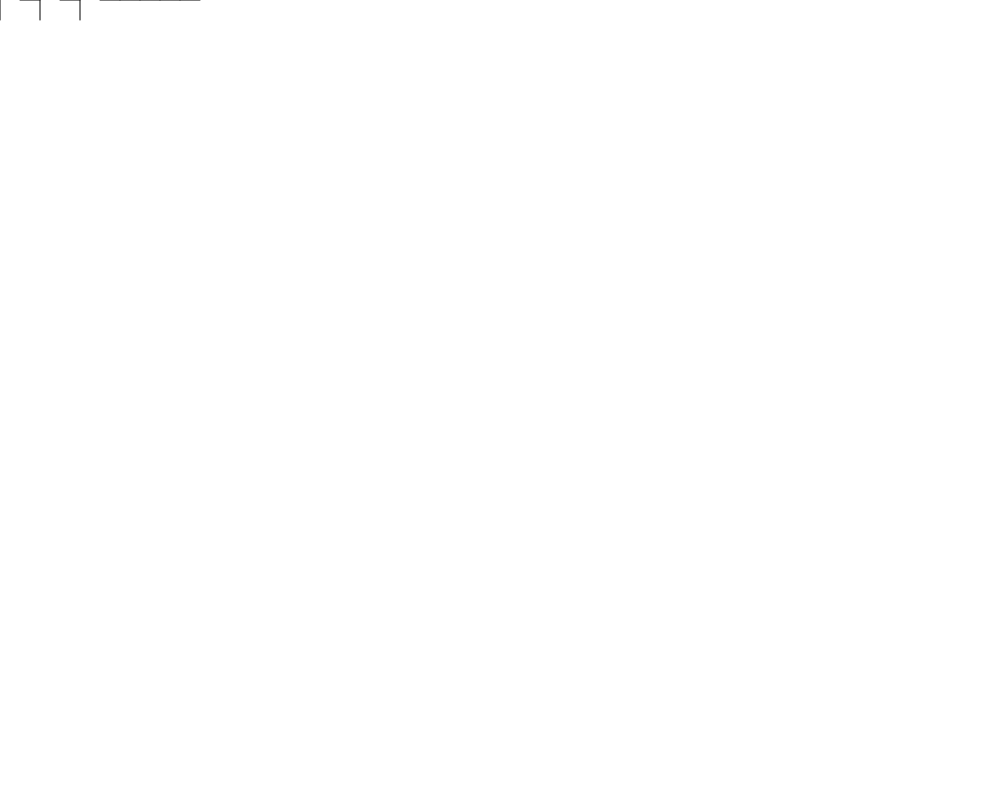
Frame 1 (no input)
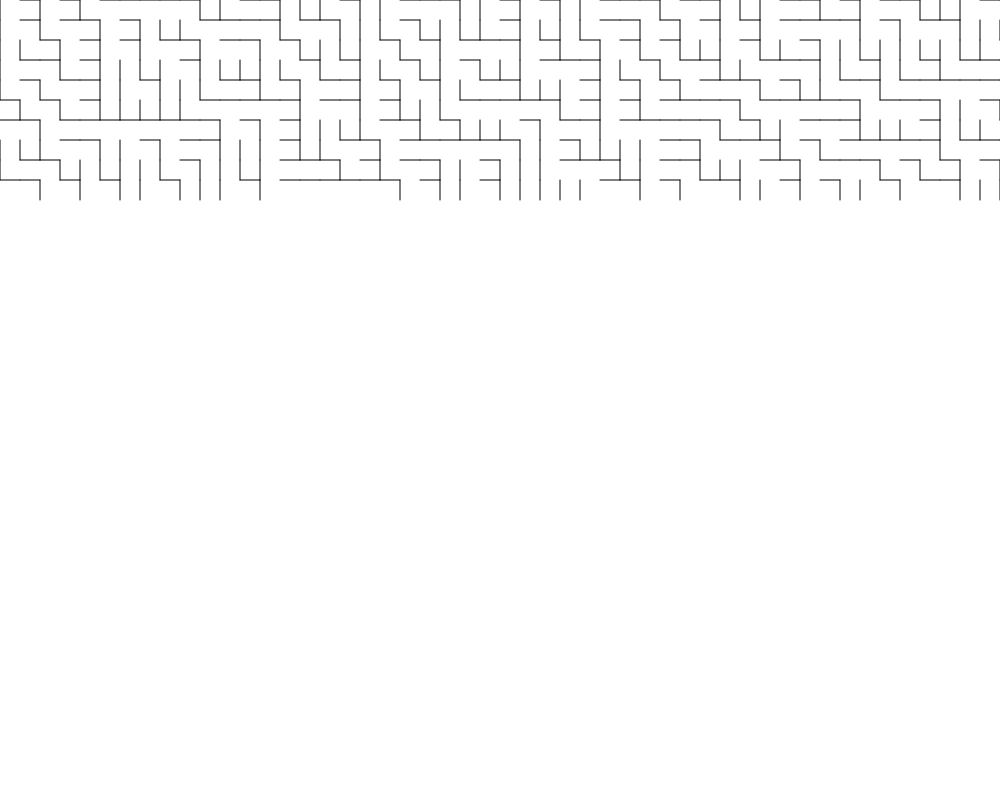
Frame 60 (no input)
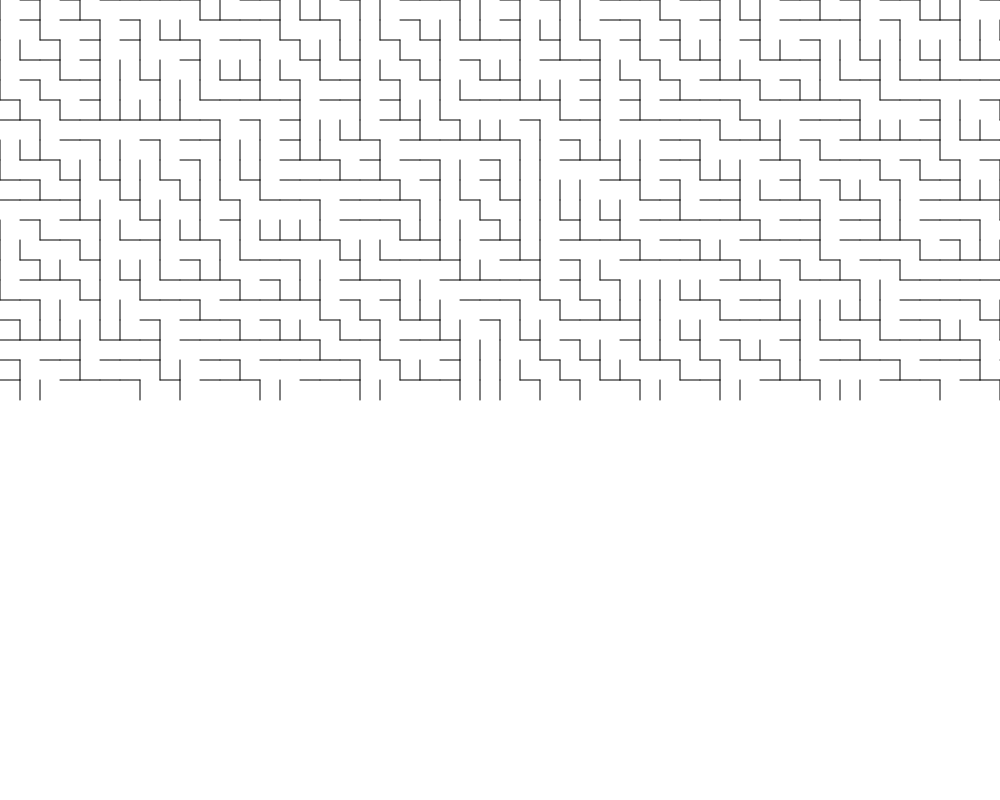
Frame 120 (the mouse pressed at the canvas centre since frame 60)

The p5.js sketch that drew these frames (run headless with seeded random() and noise() and a simulated clock; from frame 60 on, the mouse is pressed at the canvas centre):

// p5.js sketch
// ── sketch.js
const W = 1000
const H = 800
const stepLenght = 20

let x = 0
let y = 0


function setup() {
  createCanvas(W, H)
  frameRate(60)
}


function draw() {
  for (let i = 0; i < 10; i++) {
    let isHorisontal = random([true, false])

    if (isHorisontal) {
      line(x, y, x + stepLenght, y)
    }
    else {
      line(x, y, x, y + stepLenght)
    }
    x += stepLenght

  }

  if (x > W) {
    x = 0
    y += stepLenght
  }

  if (y > H) {
    noLoop()
  }

}
